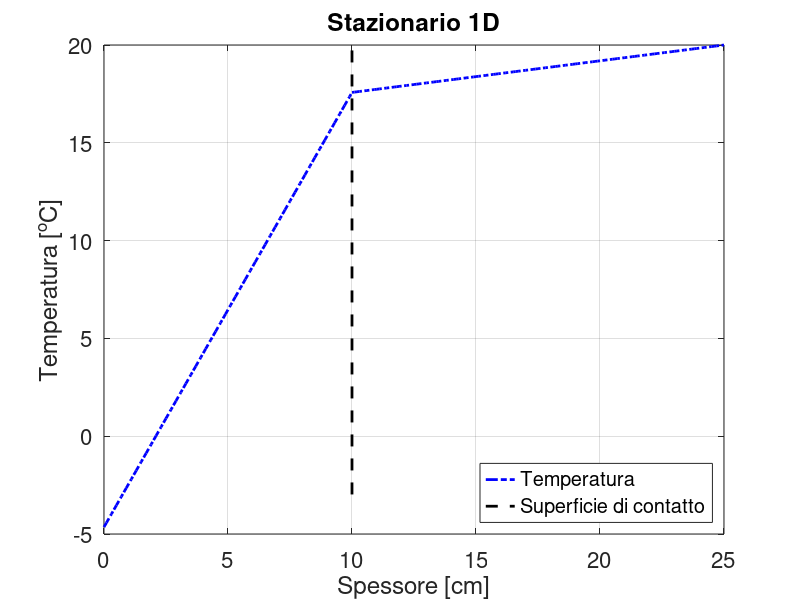
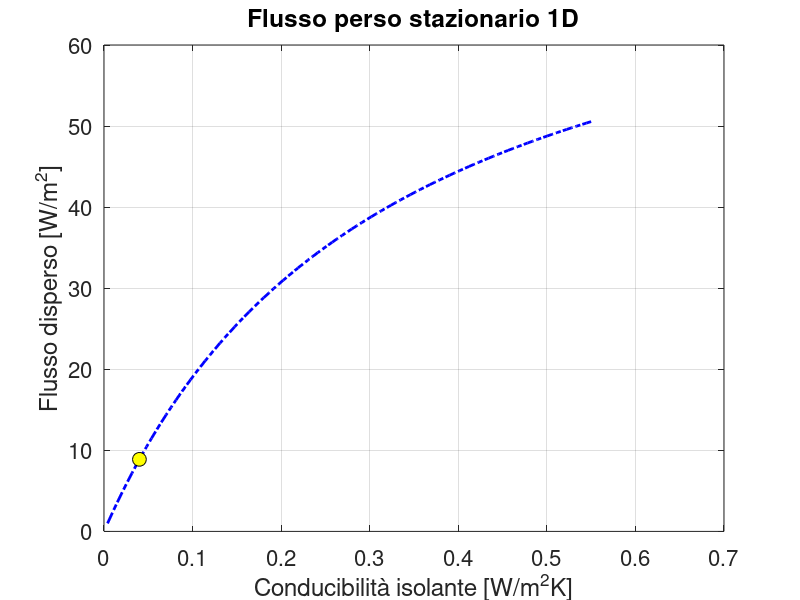

MATLAB code for these plots, in order:
clc; clear; close all;
%% dati
% dominio
% Text | 0 - is - contatto - br - end | Tint
% geometrici
tb = .25;
ti = .1;

% fisici
kb = .55;
Tint = 20;
Text = -5;
hhext = 25;
kiref = .04;

%% griglia spaziale
dx = 1e-3;
xx = [(0:dx:ti)';(ti+dx:dx:tb)'];
ncont = length(0:dx:ti);
nn = length(xx);

%% creo il sistema
diag_si = ones(nn,1);
diag_p = -2*ones(nn,1);
AA = spdiags([diag_si diag_p diag_si],-1:1,nn,nn);
bb = zeros(nn,1);

%% ciclo sulla conduttività dell'isolante
kiv = sort([linspace(.004,.55), kiref]);
qqlost = zeros(size(kiv));
for jjki = 1:length(kiv)
    ki = kiv(jjki);

    % condizioni al contorno
    % robin esterno
    AA(1,1) = 1+dx*hhext/ki;
    AA(1,2) = -1;
    bb(1) = dx*hhext/ki*Text;

    % contatto
    AA(ncont,ncont-1) = -1;
    AA(ncont,ncont) = 1+kb/ki;
    AA(ncont,ncont+1) = -kb/ki;
    % bb(cont) = 0;

    % dirichlet interno
    AA(end,end-1) = 0;
    AA(end) = 1;
    bb(end) = Tint;

    %% risolvo il sistema
    TT = AA\bb;
    
    %% calcolo il calore disperso
    qqlost(jjki) = abs(hhext*(Text-TT(1))); % W/m^2
    if ki == kiref
        TTref = TT;
        qqlostref = qqlost(jjki);
    end
end

%% posto production
% andamento temperatura
figure
plot(xx*1e2,TTref,'b-.','linewidth',2)
hold on
plot([ti ti]*1e2,[min(TT) max(TT)],'k--','linewidth',2)
legend('Temperatura','Superficie di contatto','location','southeast')
grid on
box on
xlabel('Spessore [cm]')
ylabel('Temperatura [^oC]')
title('Stazionario 1D')
set(gca,'fontsize',16)

% andamento flusso disperso
figure
plot(kiv,qqlost,'b-.','linewidth',2)
hold on
plot(kiref,qqlostref,'ko','markersize',10,'markerfacecolor','y')
grid on
box on
xlabel('Conducibilità isolante [W/m^2K]')
ylabel('Flusso disperso [W/m^2]')
title('Flusso perso stazionario 1D')
set(gca,'fontsize',16)
